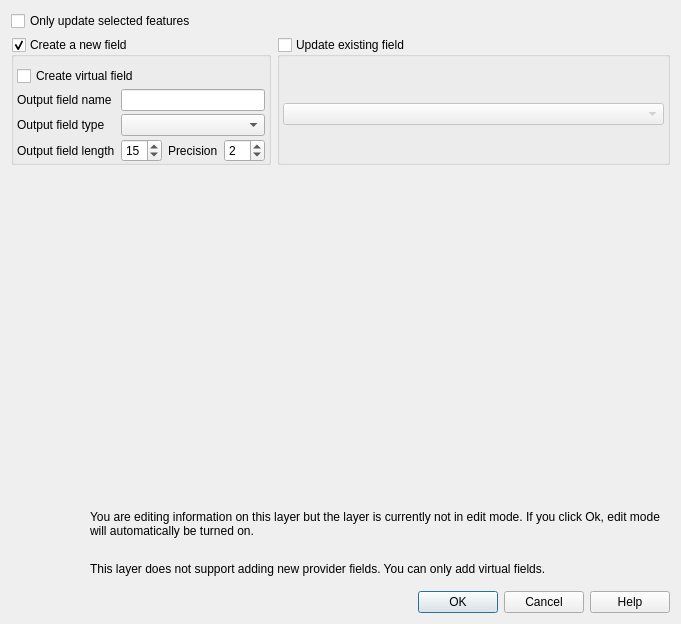
<?xml version="1.0" encoding="UTF-8"?>
<ui version="4.0">
 <class>FieldCalculatorBase</class>
 <widget class="QDialog" name="FieldCalculatorBase">
  <property name="geometry">
   <rect>
    <x>0</x>
    <y>0</y>
    <width>681</width>
    <height>624</height>
   </rect>
  </property>
  <property name="windowTitle">
   <string>Field calculator</string>
  </property>
  <layout class="QGridLayout" name="gridLayout">
   <item row="0" column="0">
    <widget class="QCheckBox" name="mOnlyUpdateSelectedCheckBox">
     <property name="text">
      <string>Only update selected features</string>
     </property>
    </widget>
   </item>
   <item row="3" column="0" colspan="2">
    <widget class="QWidget" name="widget" native="true">
     <layout class="QGridLayout" name="gridLayout_2">
      <item row="0" column="0">
       <widget class="QLabel" name="mInfoIcon">
        <property name="minimumSize">
         <size>
          <width>64</width>
          <height>64</height>
         </size>
        </property>
        <property name="maximumSize">
         <size>
          <width>64</width>
          <height>64</height>
         </size>
        </property>
        <property name="text">
         <string/>
        </property>
       </widget>
      </item>
      <item row="0" column="1">
       <widget class="QLabel" name="mEditModeAutoTurnOnLabel">
        <property name="text">
         <string>You are editing information on this layer but the layer is currently not in edit mode. If you click Ok, edit mode will automatically be turned on.</string>
        </property>
        <property name="wordWrap">
         <bool>true</bool>
        </property>
       </widget>
      </item>
      <item row="1" column="1">
       <widget class="QLabel" name="mOnlyVirtualFieldsInfoLabel">
        <property name="text">
         <string>This layer does not support adding new provider fields. You can only add virtual fields.</string>
        </property>
        <property name="wordWrap">
         <bool>true</bool>
        </property>
       </widget>
      </item>
     </layout>
    </widget>
   </item>
   <item row="1" column="1">
    <widget class="QGroupBox" name="mUpdateExistingGroupBox">
     <property name="title">
      <string>Update existing field</string>
     </property>
     <property name="flat">
      <bool>true</bool>
     </property>
     <property name="checkable">
      <bool>true</bool>
     </property>
     <property name="checked">
      <bool>false</bool>
     </property>
     <layout class="QVBoxLayout" name="verticalLayout">
      <property name="leftMargin">
       <number>3</number>
      </property>
      <property name="topMargin">
       <number>9</number>
      </property>
      <property name="rightMargin">
       <number>3</number>
      </property>
      <property name="bottomMargin">
       <number>0</number>
      </property>
      <item>
       <widget class="QComboBox" name="mExistingFieldComboBox"/>
      </item>
     </layout>
    </widget>
   </item>
   <item row="2" column="0" colspan="2">
    <widget class="QgsExpressionBuilderWidget" name="builder" native="true">
     <property name="sizePolicy">
      <sizepolicy hsizetype="Preferred" vsizetype="Expanding">
       <horstretch>0</horstretch>
       <verstretch>0</verstretch>
      </sizepolicy>
     </property>
     <property name="autoFillBackground">
      <bool>false</bool>
     </property>
    </widget>
   </item>
   <item row="7" column="0" colspan="2">
    <widget class="QDialogButtonBox" name="mButtonBox">
     <property name="sizePolicy">
      <sizepolicy hsizetype="Expanding" vsizetype="Fixed">
       <horstretch>3</horstretch>
       <verstretch>0</verstretch>
      </sizepolicy>
     </property>
     <property name="orientation">
      <enum>Qt::Horizontal</enum>
     </property>
     <property name="standardButtons">
      <set>QDialogButtonBox::Cancel|QDialogButtonBox::Help|QDialogButtonBox::Ok</set>
     </property>
    </widget>
   </item>
   <item row="1" column="0">
    <widget class="QGroupBox" name="mNewFieldGroupBox">
     <property name="sizePolicy">
      <sizepolicy hsizetype="Fixed" vsizetype="Fixed">
       <horstretch>0</horstretch>
       <verstretch>0</verstretch>
      </sizepolicy>
     </property>
     <property name="title">
      <string>Create a new field</string>
     </property>
     <property name="flat">
      <bool>true</bool>
     </property>
     <property name="checkable">
      <bool>true</bool>
     </property>
     <property name="checked">
      <bool>true</bool>
     </property>
     <layout class="QGridLayout">
      <property name="sizeConstraint">
       <enum>QLayout::SetMinimumSize</enum>
      </property>
      <property name="leftMargin">
       <number>3</number>
      </property>
      <property name="topMargin">
       <number>9</number>
      </property>
      <property name="rightMargin">
       <number>3</number>
      </property>
      <property name="bottomMargin">
       <number>0</number>
      </property>
      <property name="verticalSpacing">
       <number>3</number>
      </property>
      <item row="5" column="3">
       <widget class="QSpinBox" name="mOutputFieldPrecisionSpinBox">
        <property name="value">
         <number>2</number>
        </property>
       </widget>
      </item>
      <item row="3" column="0">
       <widget class="QLabel" name="mFieldNameLabel">
        <property name="text">
         <string>Output field name</string>
        </property>
        <property name="buddy">
         <cstring>mOutputFieldNameLineEdit</cstring>
        </property>
       </widget>
      </item>
      <item row="5" column="0">
       <widget class="QLabel" name="mOutputFieldWidthLabel">
        <property name="text">
         <string>Output field length</string>
        </property>
        <property name="buddy">
         <cstring>mOutputFieldWidthSpinBox</cstring>
        </property>
       </widget>
      </item>
      <item row="4" column="1" colspan="3">
       <widget class="QComboBox" name="mOutputFieldTypeComboBox"/>
      </item>
      <item row="5" column="1">
       <widget class="QSpinBox" name="mOutputFieldWidthSpinBox">
        <property name="toolTip">
         <string>Length of complete output. For example 123,456 means 6 as field length.</string>
        </property>
        <property name="minimum">
         <number>0</number>
        </property>
        <property name="value">
         <number>15</number>
        </property>
       </widget>
      </item>
      <item row="3" column="1" colspan="3">
       <widget class="QLineEdit" name="mOutputFieldNameLineEdit"/>
      </item>
      <item row="4" column="0">
       <widget class="QLabel" name="mOutputFieldTypeLabel">
        <property name="text">
         <string>Output field type</string>
        </property>
        <property name="buddy">
         <cstring>mOutputFieldTypeComboBox</cstring>
        </property>
       </widget>
      </item>
      <item row="5" column="2">
       <widget class="QLabel" name="mOutputFieldPrecisionLabel">
        <property name="text">
         <string>Precision</string>
        </property>
        <property name="buddy">
         <cstring>mOutputFieldPrecisionSpinBox</cstring>
        </property>
       </widget>
      </item>
      <item row="2" column="0" colspan="4">
       <widget class="QCheckBox" name="mCreateVirtualFieldCheckbox">
        <property name="toolTip">
         <string>&lt;p&gt;A virtual field will be recalculated every time it is used. Its definition will be saved in the project file. It will not be saved in the dataprovider and therefore its values not be available in other software.&lt;/p&gt;</string>
        </property>
        <property name="text">
         <string>Create virtual field</string>
        </property>
       </widget>
      </item>
     </layout>
    </widget>
   </item>
  </layout>
 </widget>
 <customwidgets>
  <customwidget>
   <class>QgsExpressionBuilderWidget</class>
   <extends>QWidget</extends>
   <header>qgsexpressionbuilderwidget.h</header>
   <container>1</container>
  </customwidget>
 </customwidgets>
 <tabstops>
  <tabstop>mOnlyUpdateSelectedCheckBox</tabstop>
  <tabstop>mNewFieldGroupBox</tabstop>
  <tabstop>mCreateVirtualFieldCheckbox</tabstop>
  <tabstop>mOutputFieldNameLineEdit</tabstop>
  <tabstop>mOutputFieldTypeComboBox</tabstop>
  <tabstop>mOutputFieldWidthSpinBox</tabstop>
  <tabstop>mOutputFieldPrecisionSpinBox</tabstop>
  <tabstop>mUpdateExistingGroupBox</tabstop>
  <tabstop>mExistingFieldComboBox</tabstop>
  <tabstop>mButtonBox</tabstop>
 </tabstops>
 <resources/>
 <connections>
  <connection>
   <sender>mButtonBox</sender>
   <signal>accepted()</signal>
   <receiver>FieldCalculatorBase</receiver>
   <slot>accept()</slot>
   <hints>
    <hint type="sourcelabel">
     <x>679</x>
     <y>559</y>
    </hint>
    <hint type="destinationlabel">
     <x>157</x>
     <y>274</y>
    </hint>
   </hints>
  </connection>
  <connection>
   <sender>mButtonBox</sender>
   <signal>rejected()</signal>
   <receiver>FieldCalculatorBase</receiver>
   <slot>reject()</slot>
   <hints>
    <hint type="sourcelabel">
     <x>679</x>
     <y>559</y>
    </hint>
    <hint type="destinationlabel">
     <x>286</x>
     <y>274</y>
    </hint>
   </hints>
  </connection>
 </connections>
</ui>
